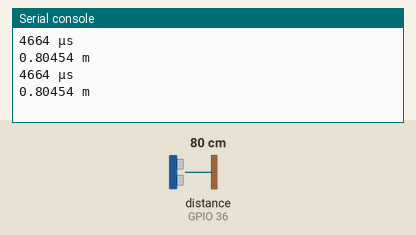
Recording of a program running on a simulated ESP32 board running MicroPython. On the bench: the last lines printed to the serial console. The inputs (shaded band) are chosen by the test bench; at power-on: distance to the obstacle (sensor on GPIO 36) 80 cm. The echo pulse lasts 58.3 µs per cm.

Above: at 1.2 s.
1.3 s: distance to the obstacle (sensor on GPIO 36) set to 2 cm
At 2.6 s:
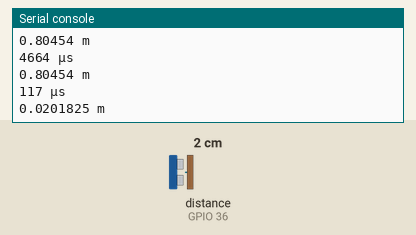
2.8 s: distance to the obstacle (sensor on GPIO 36) set to 4 cm
At 3.4 s:
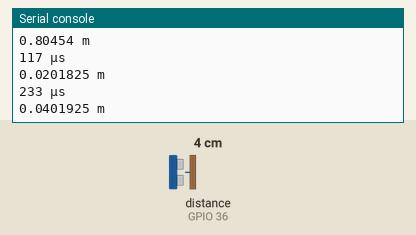
Timing chart, 0 to 5.8 s (numbered marks = the images above; inputs shaded):
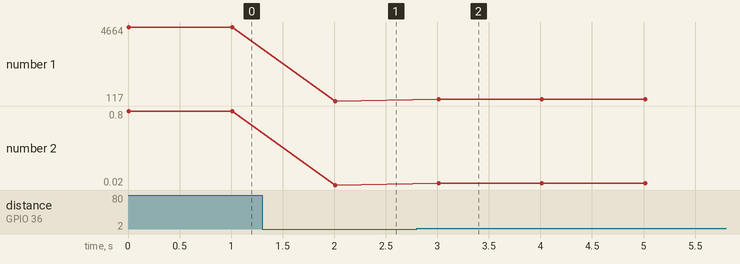

The program:

HC-SR04.py
```python
# Ecrit ton programme ici ;-)
#
from machine import Pin, time_pulse_us
from utime import sleep, sleep_us

# Prise GROVE B : 36 (Echo) / 26 (Trig) / Vcc / GND
trig = Pin(26,Pin.OUT)
echo = Pin(36,Pin.IN)

trig.value(0)

while True:
    trig.value(1)
    sleep_us(10)
    trig.value(0)
    duree = time_pulse_us(echo,1)
    distance = 345*duree*1E-6/2
    print(duree, 'µs')
    print(distance, 'm')
    sleep(1)
```

Measured:
- after the input at 1.3 s, the serial console: prints a new line after 0.71 s (image 1)
- after the input at 2.8 s, the serial console: prints a new line after 0.21 s (image 2)
- plotted number 1: 4664 → 117 after the input at 1.3 s, 117 → 233 after the input at 2.8 s
- plotted number 2: 0.8 → 0.02 after the input at 1.3 s, 0.02 → 0.04 after the input at 2.8 s
